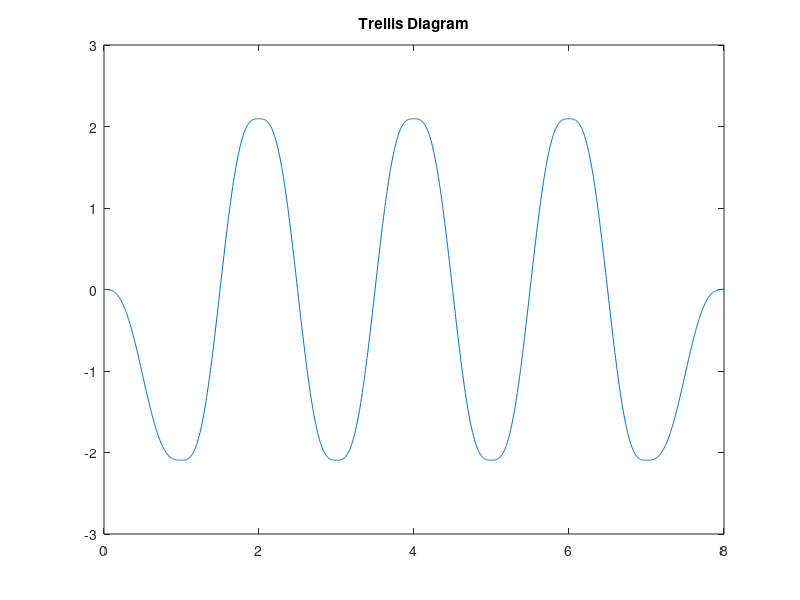

The MATLAB script that drew this image:
clc
clear 
close all
h=2/3;
Tb=1;
L=1;
n=0:0.005:L*Tb;
m=0:0.005:Tb;
input=[0 0 1 0 1 0 1 1];
modulate_data=2*((input)-0.5);
g=(1/(2*L*Tb))*(1-cos((2*pi*n)/(L*Tb)));
q1=(n/(2*Tb*L))-((1/(4*pi))*(sin((2*pi*n)/(L*Tb))));
V=(q1(1,length(n)))*ones(1,length(m)*(length(input)-(L*Tb)));
q=[q1 V];
Q=[];
Q2=[];
for i=1:length(modulate_data)
   Q1=(2*pi*h*modulate_data(i)*q);
   if i==1
   Q2=((2*pi)/(3*max(abs(Q1))))*Q1;
   elseif (i==2) && (modulate_data(i)==1)&& (modulate_data(i-1)==1)
   Q3=[zeros(1,(i-1)*length(m)) (-(4*pi)/(3*max(abs(Q1))))*Q1];
   Q2=Q3(1:length(Q1))+Q2;
   elseif (i==2) && (modulate_data(i)==-1)&& (modulate_data(i-1)==-1)
   Q3=[zeros(1,(i-1)*length(m)) (-(4*pi)/(3*max(abs(Q1))))*Q1];
   Q2=Q3(1:length(Q1))+Q2;
   elseif (Q2(1,(i-1)*length(m))==0) && (modulate_data(i)==1) && (modulate_data(i-1)==1)
   Q3=[zeros(1,(i-1)*length(m)) (-(4*pi)/(3*max(abs(Q1))))*Q1];
   Q2=Q3(1:length(Q1))+Q2;
   elseif (Q2(1,(i-1)*length(m))==0) && (modulate_data(i)==-1) && (modulate_data(i-1)==-1)
   Q3=[zeros(1,(i-1)*length(m)) (-(4*pi)/(3*max(abs(Q1))))*Q1];
   Q2=Q3(1:length(Q1))+Q2;
   elseif (Q2(1,(i-1)*length(m))==((2*pi)/3)) && (modulate_data(i)==1) 
   Q3=[zeros(1,(i-1)*length(m)) (-(4*pi)/(3*max(abs(Q1))))*Q1];
   Q2=Q3(1:length(Q1))+Q2;
   elseif (Q2(1,(i-1)*length(m))==(-(2*pi)/3)) && (modulate_data(i)==-1) 
   Q3=[zeros(1,(i-1)*length(m)) (-(4*pi)/(3*max(abs(Q1))))*Q1];
   Q2=Q3(1:length(Q1))+Q2;
   else
   Q3=[zeros(1,(i-1)*length(m)) Q1];
   Q2=Q3(1:length(Q1))+Q2;
   end
end
a=((length(modulate_data))*Tb)/length(Q2);
K=0:a:((length(modulate_data))*Tb)-a;
figure;
plot(K,Q2)
title('Trellis Diagram')